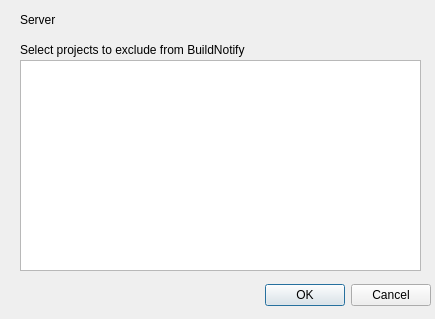
<?xml version="1.0" encoding="UTF-8"?>
<ui version="4.0">
 <class>projectConfigurationDialog</class>
 <widget class="QDialog" name="projectConfigurationDialog">
  <property name="geometry">
   <rect>
    <x>0</x>
    <y>0</y>
    <width>435</width>
    <height>319</height>
   </rect>
  </property>
  <property name="windowTitle">
   <string>Project Configuration</string>
  </property>
  <widget class="QDialogButtonBox" name="buttonBox">
   <property name="geometry">
    <rect>
     <x>240</x>
     <y>280</y>
     <width>191</width>
     <height>31</height>
    </rect>
   </property>
   <property name="orientation">
    <enum>Qt::Horizontal</enum>
   </property>
   <property name="standardButtons">
    <set>QDialogButtonBox::Cancel|QDialogButtonBox::Ok</set>
   </property>
  </widget>
  <widget class="QListView" name="excludedProjectList">
   <property name="geometry">
    <rect>
     <x>20</x>
     <y>60</y>
     <width>401</width>
     <height>211</height>
    </rect>
   </property>
   <property name="selectionMode">
    <enum>QAbstractItemView::MultiSelection</enum>
   </property>
  </widget>
  <widget class="QLabel" name="serverConfigurationLabel">
   <property name="geometry">
    <rect>
     <x>20</x>
     <y>10</y>
     <width>141</width>
     <height>20</height>
    </rect>
   </property>
   <property name="text">
    <string>Server</string>
   </property>
  </widget>
  <widget class="QLabel" name="label">
   <property name="geometry">
    <rect>
     <x>20</x>
     <y>40</y>
     <width>391</width>
     <height>20</height>
    </rect>
   </property>
   <property name="text">
    <string>Select projects to exclude from BuildNotify</string>
   </property>
  </widget>
 </widget>
 <resources/>
 <connections>
  <connection>
   <sender>buttonBox</sender>
   <signal>accepted()</signal>
   <receiver>projectConfigurationDialog</receiver>
   <slot>accept()</slot>
   <hints>
    <hint type="sourcelabel">
     <x>248</x>
     <y>254</y>
    </hint>
    <hint type="destinationlabel">
     <x>157</x>
     <y>274</y>
    </hint>
   </hints>
  </connection>
  <connection>
   <sender>buttonBox</sender>
   <signal>rejected()</signal>
   <receiver>projectConfigurationDialog</receiver>
   <slot>reject()</slot>
   <hints>
    <hint type="sourcelabel">
     <x>316</x>
     <y>260</y>
    </hint>
    <hint type="destinationlabel">
     <x>286</x>
     <y>274</y>
    </hint>
   </hints>
  </connection>
 </connections>
</ui>
